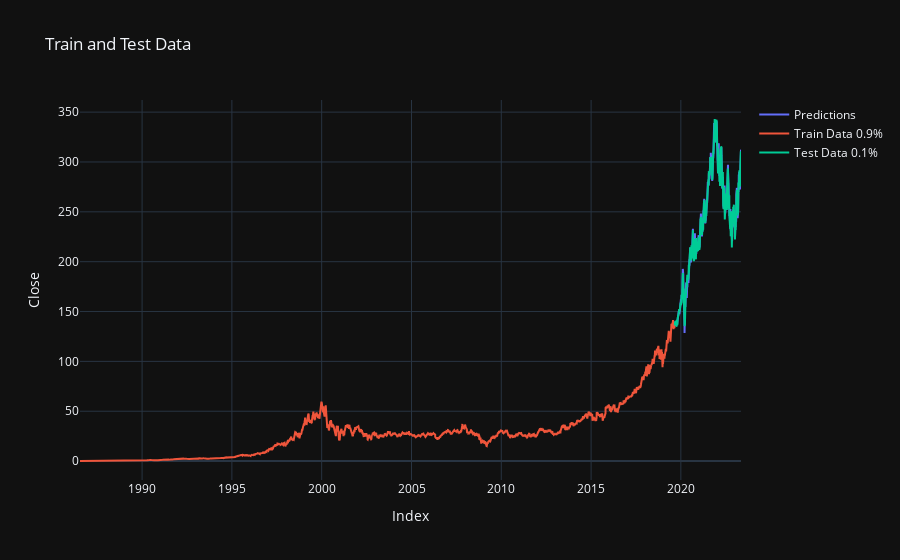

The notebook cell saved with this chart:
### Code cell
regressor.plot()

### Figure 1 — Plotly figure (JSON) as saved in the notebook; plotly's stock layout.template omitted (floating-point values rounded to 4 significant figures; data arrays with more than 128 entries replaced by an {"elided": "..."} marker saying what was removed)
{"data": [{"mode": "lines", "name": "Predictions", "type": "scatter", "x": {"elided": "928 str values"}, "y": {"elided": "928 float values"}}, {"mode": "lines", "name": "Train Data 0.9%", "type": "scatter", "x": {"elided": "8348 str values"}, "y": {"elided": "8348 float values"}}, {"mode": "lines", "name": "Test Data 0.1%", "type": "scatter", "x": {"elided": "928 str values"}, "y": {"elided": "928 float values"}}], "layout": {"title": {"text": "Train and Test Data"}, "xaxis": {"title": {"text": "Index"}}, "yaxis": {"title": {"text": "Close"}}}}
